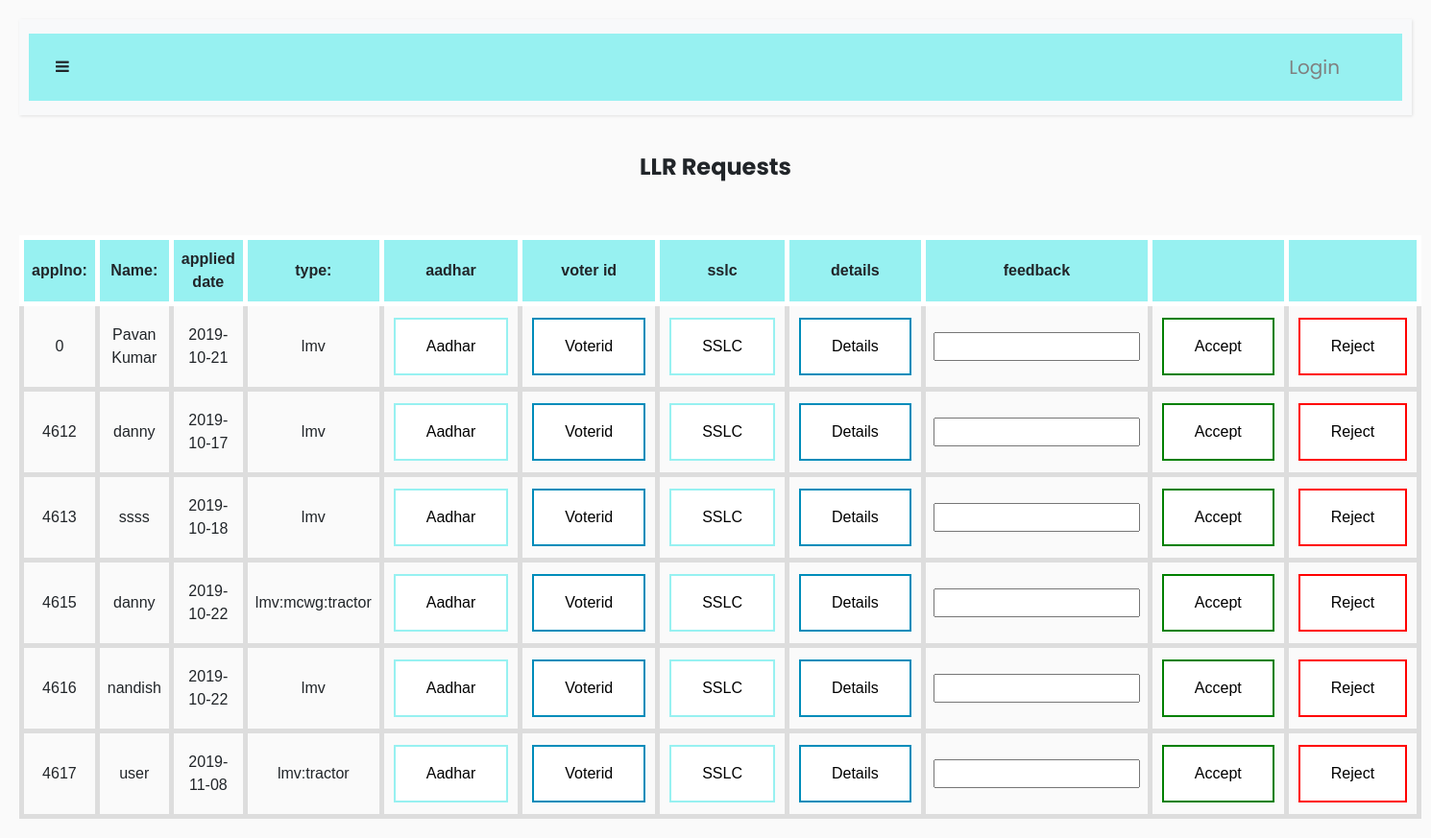
Screenshot of /adminllr with the database file from the repository.
### tables this page shows
CREATE TABLE "llr" (
	`applno`	INTEGER NOT NULL PRIMARY KEY AUTOINCREMENT,
	`firstname`	TEXT,
	`lastname`	TEXT,
	`fathername`	TEXT,
	`email`	TEXT,
	`address`	TEXT,
	`pincode`	INTEGER,
	`city`	TEXT,
	`district`	TEXT,
	`state`	TEXT,
	`country`	TEXT,
	`dob`	TEXT,
	`age`	INTEGER,
	`gender`	TEXT,
	`phone`	INTEGER,
	`bloodgroup`	TEXT,
	`currentdate`	TEXT,
	`expirydate`	TEXT,
	`status`	TEXT,
	`type`	TEXT,
	`rto`	TEXT,
	`feedback`	TEXT,
	`llrno`	TEXT,
	`admindate`	TEXT
);

### login.py (the view)
@app.route('/adminllr',methods=['GET','POST'])
def adminllr():
    with sqlite3.connect('r.db') as con:
            cur=con.cursor()
            try:
                if(cur.execute("SELECT firstname,email,age,city,gender,currentdate,type,applno FROM llr WHERE status=?",("pending",))):
                    data=cur.fetchall()
                    return render_template('adminllr.html',data=data)
                else:
                    flash("no user requests","warning")
                    return render_template('empdashboard.html')
            except:
                flash("no user requests","warning")
                return render_template('empdashboard.html')

### templates/adminllr.html (shortened to what this page needs)
{% extends "layout.html" %}
{% block body %}
<center><h4><b>LLR Requests</b></h4><br><br>
{%if data%}
    <table>
        <tr>
            <th>applno:</th>
           <th>Name:</th>
            <th>applied date</th>
            <th>type:</th>
            <th>aadhar</th>
            <th>voter id</th>
            <th>sslc</th>
            <th>details</th>
            <th>feedback</th>
            <th> </th>
            <th> </th>
        </tr>
        {% for row in data %}
        <form method=post  action="/edit/{{ row[1] }}">
        <tr>
            <td>{{row[7]}}</td>
            <td>{{row[0]}}</td>
            <td>{{row[5]}}</td>
            <td>{{row[6]}}</td>
            <td><a href="/aadhar/{{ row[1] }}"><button type="button" class="button button1">Aadhar</button></a></td>
            <td><a href="/voterid/{{ row[1] }}"><button type="button" class="button button2">Voterid</button></a></td>
            <td><a href="/sslc/{{ row[1] }}"><button type="button" class="button button1">SSLC</button></a></td>
            <td><a href="/details/{{ row[1] }}"><button type="button" class="button button2">Details</button></a></td>
            <td><input type="text" name="feedback"></td>
            <td><input type="submit" name="action" class="button button3" value="Accept"></td>
            <td><input type="submit" name="action" class="button button4" value="Reject"></td>
        </tr>
    </form>
{% endfor %}
    </table>
{%else%}
<center>
    <br><br>
    <p> No Requests for LLR</p>
</center>
        {%endif%}
{% endblock%}

### templates/layout.html (shortened to what this page needs)
<!doctype html>
<html lang="en">
<head>
  <link rel="stylesheet" href="{{ url_for('static',filename='styles/myform.css')}}" type="text/css">
  <link rel="stylesheet" href="https://stackpath.bootstrapcdn.com/bootstrap/4.3.1/css/bootstrap.min.css">
  <link rel="stylesheet" href="https://cdnjs.cloudflare.com/ajax/libs/malihu-custom-scrollbar-plugin/3.1.5/jquery.mCustomScrollbar.min.css">
  <link rel="stylesheet" href="https://stackpath.bootstrapcdn.com/bootstrap/4.3.1/css/bootstrap.min.css">
  <link href="https://stackpath.bootstrapcdn.com/bootstrap/4.3.1/css/bootstrap.min.css" rel="stylesheet">
  <link rel="stylesheet" href="https://stackpath.bootstrapcdn.com/font-awesome/4.7.0/css/font-awesome.min.css">
</head>
  <body class="text-center">
    {% include 'navbar.html' %}
    {% block body %}
    {% endblock %}
    </body>
    </html>

### templates/navbar.html (shortened to what this page needs)
<div class="wrapper">
  <div id="content">
      <nav class="navbar navbar-expand-lg navbar-light bg-light">
          <div class="container-fluid">
              <button type="button" id="sidebarCollapse" class="btn text-sidebar bg-turbo-yellow" color="black">
                  <i class="fa fa-bars"></i>
              </button>
              <div class="collapse navbar-collapse" id="navbarSupportedContent" >
                  <ul class="nav navbar-nav ml-auto">
                      <div class="dropdown" id="navbarSupportedContent">
                           {% if session.get("email", None) == None %}
                        <button class="dropbtn" style="font-size: 20px;" >Login</button>
                                {% endif %}
                      </div>
                  </ul>
              </div>
          </div>
      </nav>

### templates/navbar.html (style rules this page uses)
body { font-family: 'Poppins', sans-serif; background: #fafafa; }
a, a:hover, a:focus { color: inherit; text-decoration: none; transition: all 0.3s; }
.container-fluid { background: rgb(151, 241, 241); }
.navbar { padding: 15px 10px; background: rgb(136, 120, 120); border: none; border-radius: 0; margin-bottom: 40px; box-shadow: 1px 1px 3px rgba(0, 0, 0, 0.1); }
.wrapper { display: flex; width: 100%; align-items: stretch; }
#content { width: 100%; padding: 20px; min-height: 100vh; transition: all 0.3s; }
.dropbtn { background-color:rgb(151, 241, 241); font-family: 'Poppins', sans-serif; color: Gray; padding: 20px; font-size: 16px; border: none; cursor: pointer; margin-right: 30px; }
.dropdown { position: relative; display: inline-block; }

### templates/adminllr.html (style rules this page uses)
.button { background-color: rgb(151, 241, 241); border: none; color: white; padding: 16px 32px; text-align: center; text-decoration: none; display: inline-block; font-size: 16px; margin: 4px 2px; -webkit-transition-duration: 0.4s; transition-duration: 0.4s; cursor: pointer; }
.button1 { background-color: white; color: black; border: 2px solid rgb(151, 241, 241); }
table { font-family: arial, sans-serif; border-collapse: collapse; width: 100%; }
th { border: 5px solid white; text-align: center; background-color: rgb(151, 241, 241); padding: 8px; }
td { border: 5px solid #dddddd; text-align: center; padding: 8px; }

### templates/layout.html (style rules this page uses)
.button { background-color: rgb(151, 241, 241); border: none; color: white; padding: 16px 32px; text-align: center; text-decoration: none; display: inline-block; font-size: 16px; margin: 4px 2px; -webkit-transition-duration: 0.4s; transition-duration: 0.4s; cursor: pointer; }
.button1 { background-color: white; color: black; border: 2px solid rgb(151, 241, 241); }
.button2 { background-color: white; color: black; border: 2px solid #008CBA; }
.button3 { background-color: white; color: black; border: 2px solid green; }
.button4 { background-color: white; color: black; border: 2px solid red; }

### rows the page displays
llr: applno "0", firstname "Pavan Kumar", currentdate "2019-10-21", type "lmv"
llr: applno "4612", firstname "danny", currentdate "2019-10-17", type "lmv"
llr: applno "4613", firstname "ssss", currentdate "2019-10-18", type "lmv"
llr: applno "4615", firstname "danny", currentdate "2019-10-22", type "lmv:mcwg:tractor"
llr: applno "4616", firstname "nandish", currentdate "2019-10-22", type "lmv"
llr: applno "4617", firstname "user", currentdate "2019-11-08", type "lmv:tractor"
